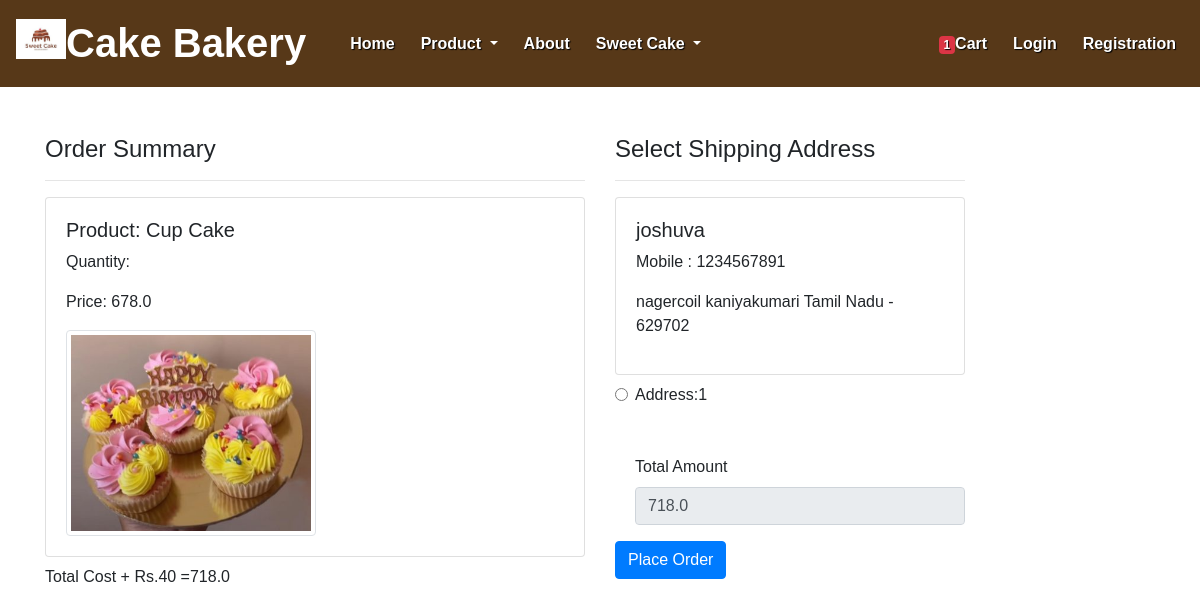
The app's page /checkout/ (signed in) with its own data.
### app/models.py (models this page shows, shortened)
class Cart(models.Model):
    user = models.ForeignKey(User,on_delete=models.CASCADE)
    product = models.ForeignKey(Product,on_delete=models.CASCADE)
    quantity = models.PositiveIntegerField(default=1)

class Product(models.Model):
    title = models.CharField(max_length=100)
    selling_Price = models.FloatField()
    description = models.TextField()
    category = models.CharField(choices=CATEGORY_CHOICES, max_length=2)
    product_image = models.ImageField(upload_to='product')

class Customer(models.Model):
    user = models.ForeignKey(User,on_delete=models.CASCADE)
    name = models.CharField(max_length=200)
    locality= models.CharField(max_length=200)
    city = models.CharField( max_length=50)
    mobile = models.IntegerField(default=0)
    zipcode = models.IntegerField()
    state = models.CharField(choices=STATE_CHOICES,max_length=100)

### app/views.py (the view)
# urls.py: path('checkout/', views.checkout.as_view(), name='checkout'),
@method_decorator(login_required,name='dispatch')
class checkout(View):
    def get(self,request):
         user=request.user
         add=Customer.objects.filter(user=user)
         cart_items=Cart.objects.filter(user=user)
         famount = 0
         for p in cart_items:
            value = p.quantity * p.product.selling_Price
            famount = famount + value
            totalamount = famount + 40
            totalitem = 0
         if request.user.is_authenticated:
            totalitem = len(Cart.objects.filter(user=request.user))
            return render(request,'checkout.html',locals())

### templates/checkout.html (shortened to what this page needs)
{% extends 'base.html' %}
{% load static %}
{% block main_content %}
<div class="container">
<div class="row mt-5">
    <div class="col-sm-6">
        <h4>Order Summary</h4>
        <hr>
        {% for item in cart_items %}
         <div class="card mb-2">
            <div class="card-body">
                <h5>Product: {{item.product.title}}</h5>
                <p>Quantity: {{item.Quantity}}</p>
                <p class="fw-bold">Price: {{item.product.selling_Price}}</p>
                <img src="{{item.product.product_image.url}}" alt=""
                srcset="" class="img-fluid img-thumbnail shadow-sm" height="250" width="250">
            </div>
         </div>
        {% endfor %}
        <p class="fw-bold">Total Cost + Rs.40 ={{totalamount}}</p>
    </div>
    <div class="col-sm-4 offer">
        <h4>Select Shipping Address</h4>
        <hr>
        <form method="post" id="myform">
            {% for ad in add %}
            <div class="card">
                <div class="card-body">
                <h5>{{ad.name}}</h5>
                <p>Mobile : {{ad.mobile}}</p>
                <p>{{ad.locality}} {{ad.city}} {{ad.state}} - {{ad.zipcode}}</p>
                </div>
            </div>
             <div class="form-check mt-2 mb-5">
                <input class="form-check-input" type="radio" name="custid" id="custadd{{forloop.counter}}" value="{{ad.id}}">
                <label class="form-check-label fw-bold" for="custadd{{forloop.counter}}">
                    Address:{{forloop.counter}}</label>
             </div>
            {% endfor %}
            <div class="form-check mb-3">
                <label for="totalamount" class="form-label">Total Amount</label>
                <input type="number" class="form-control" name="totalamount" value={{totalamount}} readonly>
            </div>
            <div class="text-end">
                <a href="{% url 'success' %}" class="btn btn-primary">Place Order</a>
        </form>
    </div>
</div>
</div>
{% endblock main_content %}

### static/css/file.css (style rules this page uses)
* { margin: 0%;padding: 0%; box-sizing: border-box; font-family:'Quicksand', sans-serif;; }
html { scroll-behavior: smooth; }

### records on screen
Cart: product "Cup Cake", product.selling_Price "678.0", product.product_image (picture)
Customer: name "joshuva", mobile "1234567891", locality "nagercoil", city "kaniyakumari", state "Tamil Nadu", zipcode "629702"

### other values on screen
{{ totalitem }} "1"
{{ totalamount }} "718.0"
